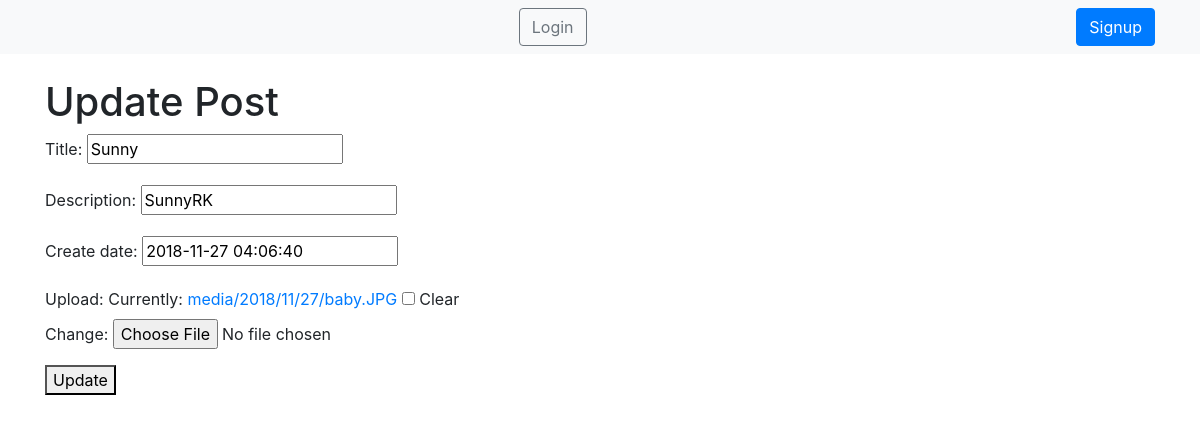
The page /11/update/ on the database its author committed.
### app/models.py (models this page shows, shortened)
class Post(models.Model):
    author = models.ForeignKey(User, on_delete=models.SET_NULL, null=True)
    title = models.CharField(max_length = 200)
    description = models.CharField(max_length = 500)
    create_date = models.DateTimeField(default=timezone.now())
    upload = models.ImageField(upload_to='media/%Y/%m/%d/',blank=True)
    class Meta:
        ordering = ('-id',)

### app/views.py (the view)
# urls.py: path('<int:pk>/update/',views.UpdatePost.as_view(),name="updatepost"),
class UpdatePost(UpdateView):
    model = Post
    fields = ('title','description','create_date','upload')
    template_name = 'post_update.html'
    success_url = reverse_lazy('app:home')

### app/templates/post_update.html (shortened to what this page needs)
{% extends "base.html" %}
{% block content %}
    <h1>Update Post</h1>
    <form method="post" class="post_form">
        {{ form.as_p }}
        <button type="submit">Update</button>
    </form>
{% endblock %}

### rows shown on the page
Post: title "Sunny", description "SunnyRK", create_date "2018-11-27 04:06:40"
